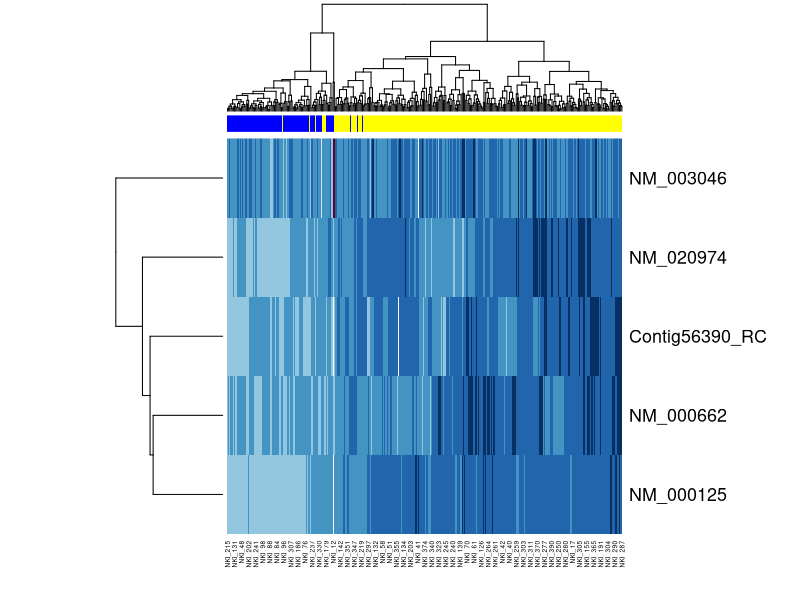

Recreate this plot in R.
## ---- chunk 1
genes <- read.delim("gene.description.txt")
subjects <- read.delim("cancer.patients.txt")
evals <- read.delim("gene.expression.txt",stringsAsFactors = FALSE)
## ---- chunk 2
genelist <- c("ESR1", "NAT1", "SUSD3","SLC7A2" ,"SCUBE2")
probes <- na.omit(genes[match(genelist,genes[,2]),1])
exprows <- match(probes,rownames(evals))

library(RColorBrewer)
sampcol <- rep("blue", ncol(evals))
sampcol[subjects$er == 1 ] <- "yellow"
rbPal <- brewer.pal(10, "RdBu")
heatmap(as.matrix(evals[exprows,]),ColSideColors = sampcol,col=rbPal)
## ---- chunk 3
sessionInfo()
